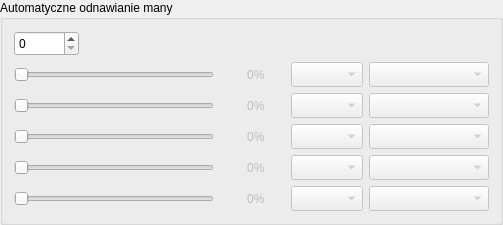
    <widget class="QGroupBox" name="manaGroup">
     <property name="title">
      <string>Automatyczne odnawianie many</string>
     </property>
     <layout class="QGridLayout" name="manaLayout">
      <item row="2" column="3">
       <widget class="QComboBox" name="manaMethodeName_1">
        <property name="enabled">
         <bool>false</bool>
        </property>
        <property name="sizePolicy">
         <sizepolicy hsizetype="Preferred" vsizetype="Minimum">
          <horstretch>0</horstretch>
          <verstretch>0</verstretch>
         </sizepolicy>
        </property>
        <property name="minimumSize">
         <size>
          <width>120</width>
          <height>25</height>
         </size>
        </property>
        <property name="maximumSize">
         <size>
          <width>120</width>
          <height>16777215</height>
         </size>
        </property>
       </widget>
      </item>
      <item row="5" column="3">
       <widget class="QComboBox" name="manaMethodeName_4">
        <property name="enabled">
         <bool>false</bool>
        </property>
        <property name="sizePolicy">
         <sizepolicy hsizetype="Preferred" vsizetype="Minimum">
          <horstretch>0</horstretch>
          <verstretch>0</verstretch>
         </sizepolicy>
        </property>
        <property name="minimumSize">
         <size>
          <width>120</width>
          <height>25</height>
         </size>
        </property>
        <property name="maximumSize">
         <size>
          <width>120</width>
          <height>16777215</height>
         </size>
        </property>
       </widget>
      </item>
      <item row="3" column="3">
       <widget class="QComboBox" name="manaMethodeName_2">
        <property name="enabled">
         <bool>false</bool>
        </property>
        <property name="sizePolicy">
         <sizepolicy hsizetype="Preferred" vsizetype="Minimum">
          <horstretch>0</horstretch>
          <verstretch>0</verstretch>
         </sizepolicy>
        </property>
        <property name="minimumSize">
         <size>
          <width>120</width>
          <height>25</height>
         </size>
        </property>
        <property name="maximumSize">
         <size>
          <width>120</width>
          <height>16777215</height>
         </size>
        </property>
       </widget>
      </item>
      <item row="4" column="3">
       <widget class="QComboBox" name="manaMethodeName_3">
        <property name="enabled">
         <bool>false</bool>
        </property>
        <property name="sizePolicy">
         <sizepolicy hsizetype="Preferred" vsizetype="Minimum">
          <horstretch>0</horstretch>
          <verstretch>0</verstretch>
         </sizepolicy>
        </property>
        <property name="minimumSize">
         <size>
          <width>120</width>
          <height>25</height>
         </size>
        </property>
        <property name="maximumSize">
         <size>
          <width>120</width>
          <height>16777215</height>
         </size>
        </property>
       </widget>
      </item>
      <item row="6" column="0">
       <widget class="QSlider" name="manaSlider_5">
        <property name="enabled">
         <bool>false</bool>
        </property>
        <property name="minimumSize">
         <size>
          <width>200</width>
          <height>25</height>
         </size>
        </property>
        <property name="maximum">
         <number>100</number>
        </property>
        <property name="orientation">
         <enum>Qt::Horizontal</enum>
        </property>
       </widget>
      </item>
      <item row="3" column="1">
       <widget class="QLabel" name="manaLabel_2">
        <property name="enabled">
         <bool>false</bool>
        </property>
        <property name="minimumSize">
         <size>
          <width>65</width>
          <height>25</height>
         </size>
        </property>
        <property name="text">
         <string>  0%</string>
        </property>
        <property name="alignment">
         <set>Qt::AlignCenter</set>
        </property>
       </widget>
      </item>
      <item row="2" column="0">
       <widget class="QSlider" name="manaSlider_1">
        <property name="enabled">
         <bool>false</bool>
        </property>
        <property name="minimumSize">
         <size>
          <width>200</width>
          <height>25</height>
         </size>
        </property>
        <property name="maximum">
         <number>100</number>
        </property>
        <property name="orientation">
         <enum>Qt::Horizontal</enum>
        </property>
       </widget>
      </item>
      <item row="2" column="2">
       <widget class="QComboBox" name="manaKey_1">
        <property name="enabled">
         <bool>false</bool>
        </property>
        <property name="sizePolicy">
         <sizepolicy hsizetype="Preferred" vsizetype="Minimum">
          <horstretch>0</horstretch>
          <verstretch>0</verstretch>
         </sizepolicy>
        </property>
        <property name="minimumSize">
         <size>
          <width>0</width>
          <height>25</height>
         </size>
        </property>
       </widget>
      </item>
      <item row="4" column="1">
       <widget class="QLabel" name="manaLabel_3">
        <property name="enabled">
         <bool>false</bool>
        </property>
        <property name="minimumSize">
         <size>
          <width>65</width>
          <height>25</height>
         </size>
        </property>
        <property name="text">
         <string>  0%</string>
        </property>
        <property name="alignment">
         <set>Qt::AlignCenter</set>
        </property>
       </widget>
      </item>
      <item row="4" column="0">
       <widget class="QSlider" name="manaSlider_3">
        <property name="enabled">
         <bool>false</bool>
        </property>
        <property name="minimumSize">
         <size>
          <width>200</width>
          <height>25</height>
         </size>
        </property>
        <property name="maximum">
         <number>100</number>
        </property>
        <property name="orientation">
         <enum>Qt::Horizontal</enum>
        </property>
       </widget>
      </item>
      <item row="3" column="2">
       <widget class="QComboBox" name="manaKey_2">
        <property name="enabled">
         <bool>false</bool>
        </property>
        <property name="sizePolicy">
         <sizepolicy hsizetype="Preferred" vsizetype="Minimum">
          <horstretch>0</horstretch>
          <verstretch>0</verstretch>
         </sizepolicy>
        </property>
        <property name="minimumSize">
         <size>
          <width>0</width>
          <height>25</height>
         </size>
        </property>
       </widget>
      </item>
      <item row="5" column="1">
       <widget class="QLabel" name="manaLabel_4">
        <property name="enabled">
         <bool>false</bool>
        </property>
        <property name="minimumSize">
         <size>
          <width>0</width>
          <height>25</height>
         </size>
        </property>
        <property name="text">
         <string>  0%</string>
        </property>
        <property name="alignment">
         <set>Qt::AlignCenter</set>
        </property>
       </widget>
      </item>
      <item row="5" column="0">
       <widget class="QSlider" name="manaSlider_4">
        <property name="enabled">
         <bool>false</bool>
        </property>
        <property name="sizePolicy">
         <sizepolicy hsizetype="Expanding" vsizetype="Fixed">
          <horstretch>0</horstretch>
          <verstretch>0</verstretch>
         </sizepolicy>
        </property>
        <property name="minimumSize">
         <size>
          <width>200</width>
          <height>25</height>
         </size>
        </property>
        <property name="maximumSize">
         <size>
          <width>16777215</width>
          <height>16777215</height>
         </size>
        </property>
        <property name="maximum">
         <number>100</number>
        </property>
        <property name="orientation">
         <enum>Qt::Horizontal</enum>
        </property>
       </widget>
      </item>
      <item row="6" column="2">
       <widget class="QComboBox" name="manaKey_5">
        <property name="enabled">
         <bool>false</bool>
        </property>
        <property name="sizePolicy">
         <sizepolicy hsizetype="Preferred" vsizetype="Minimum">
          <horstretch>0</horstretch>
          <verstretch>0</verstretch>
         </sizepolicy>
        </property>
        <property name="minimumSize">
         <size>
          <width>0</width>
          <height>25</height>
         </size>
        </property>
       </widget>
      </item>
      <item row="6" column="1">
       <widget class="QLabel" name="manaLabel_5">
        <property name="enabled">
         <bool>false</bool>
        </property>
        <property name="minimumSize">
         <size>
          <width>0</width>
          <height>25</height>
         </size>
        </property>
        <property name="text">
         <string>  0%</string>
        </property>
        <property name="alignment">
         <set>Qt::AlignCenter</set>
        </property>
       </widget>
      </item>
      <item row="4" column="2">
       <widget class="QComboBox" name="manaKey_3">
        <property name="enabled">
         <bool>false</bool>
        </property>
        <property name="sizePolicy">
         <sizepolicy hsizetype="Preferred" vsizetype="Minimum">
          <horstretch>0</horstretch>
          <verstretch>0</verstretch>
         </sizepolicy>
        </property>
        <property name="minimumSize">
         <size>
          <width>0</width>
          <height>25</height>
         </size>
        </property>
       </widget>
      </item>
      <item row="2" column="1">
       <widget class="QLabel" name="manaLabel_1">
        <property name="enabled">
         <bool>false</bool>
        </property>
        <property name="minimumSize">
         <size>
          <width>65</width>
          <height>25</height>
         </size>
        </property>
        <property name="text">
         <string>  0%</string>
        </property>
        <property name="alignment">
         <set>Qt::AlignCenter</set>
        </property>
       </widget>
      </item>
      <item row="3" column="0">
       <widget class="QSlider" name="manaSlider_2">
        <property name="enabled">
         <bool>false</bool>
        </property>
        <property name="minimumSize">
         <size>
          <width>200</width>
          <height>25</height>
         </size>
        </property>
        <property name="maximum">
         <number>100</number>
        </property>
        <property name="orientation">
         <enum>Qt::Horizontal</enum>
        </property>
       </widget>
      </item>
      <item row="6" column="3">
       <widget class="QComboBox" name="manaMethodeName_5">
        <property name="enabled">
         <bool>false</bool>
        </property>
        <property name="sizePolicy">
         <sizepolicy hsizetype="Preferred" vsizetype="Minimum">
          <horstretch>0</horstretch>
          <verstretch>0</verstretch>
         </sizepolicy>
        </property>
        <property name="minimumSize">
         <size>
          <width>120</width>
          <height>25</height>
         </size>
        </property>
        <property name="maximumSize">
         <size>
          <width>120</width>
          <height>16777215</height>
         </size>
        </property>
       </widget>
      </item>
      <item row="5" column="2">
       <widget class="QComboBox" name="manaKey_4">
        <property name="enabled">
         <bool>false</bool>
        </property>
        <property name="sizePolicy">
         <sizepolicy hsizetype="Preferred" vsizetype="Minimum">
          <horstretch>0</horstretch>
          <verstretch>0</verstretch>
         </sizepolicy>
        </property>
        <property name="minimumSize">
         <size>
          <width>0</width>
          <height>25</height>
         </size>
        </property>
       </widget>
      </item>
      <item row="1" column="0">
       <widget class="QSpinBox" name="amountManaRegMethodes">
        <property name="enabled">
         <bool>true</bool>
        </property>
        <property name="sizePolicy">
         <sizepolicy hsizetype="Minimum" vsizetype="Minimum">
          <horstretch>0</horstretch>
          <verstretch>0</verstretch>
         </sizepolicy>
        </property>
        <property name="minimumSize">
         <size>
          <width>65</width>
          <height>25</height>
         </size>
        </property>
        <property name="maximumSize">
         <size>
          <width>65</width>
          <height>25</height>
         </size>
        </property>
        <property name="maximum">
         <number>5</number>
        </property>
       </widget>
      </item>
     </layout>
    </widget>
